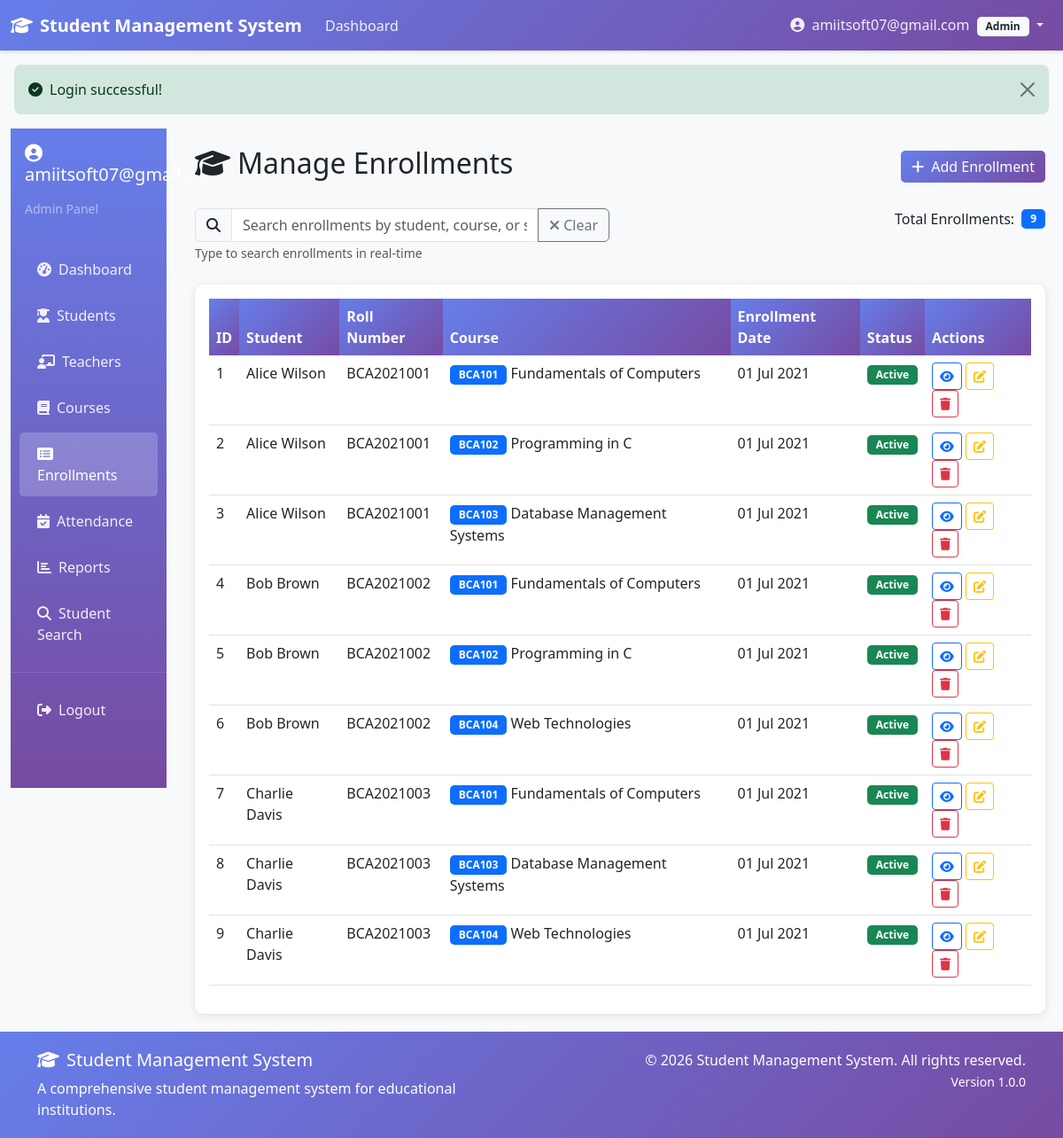
Page /admin/enrollments.php (signed in) on the committed database.
### tables this page shows
CREATE TABLE enrollments (
    id INT AUTO_INCREMENT PRIMARY KEY,
    student_id INT NOT NULL COMMENT 'Enrolled student',
    course_id INT NOT NULL COMMENT 'Course enrolled in',
    enrollment_date DATE NOT NULL COMMENT 'Date of enrollment',
    status ENUM('active', 'completed', 'dropped', 'suspended') DEFAULT 'active' COMMENT 'Enrollment status',
    enrollment_type ENUM('regular', 'late', 'transfer') DEFAULT 'regular' COMMENT 'Type of enrollment',
    fees_paid DECIMAL(10,2) DEFAULT 0.00 COMMENT 'Fees paid amount',
    fees_total DECIMAL(10,2) DEFAULT 0.00 COMMENT 'Total fees amount',
    payment_status ENUM('pending', 'partial', 'completed', 'waived') DEFAULT 'pending' COMMENT 'Payment status',
    grade_obtained VARCHAR(10) DEFAULT NULL COMMENT 'Final grade obtained',
    grade_points DECIMAL(5,2) DEFAULT NULL COMMENT 'Grade points earned',
    attendance_percentage DECIMAL(5,2) DEFAULT NULL COMMENT 'Overall attendance percentage',
    completion_date DATE DEFAULT NULL COMMENT 'Course completion date',
    dropout_date DATE DEFAULT NULL COMMENT 'Date of dropout if applicable',
    dropout_reason TEXT DEFAULT NULL COMMENT 'Reason for dropping',
    created_at TIMESTAMP DEFAULT CURRENT_TIMESTAMP COMMENT 'Enrollment creation time',
    updated_at TIMESTAMP DEFAULT CURRENT_TIMESTAMP ON UPDATE CURRENT_TIMESTAMP COMMENT 'Last update time',
    
     
    FOREIGN KEY (student_id) REFERENCES students(id) ON DELETE CASCADE,
    FOREIGN KEY (course_id) REFERENCES courses(id) ON DELETE CASCADE,
    
     
    UNIQUE KEY unique_enrollment (student_id, course_id),
    
     
    INDEX idx_enrollment_date (enrollment_date),
    INDEX idx_status (status),
    INDEX idx_student_course (student_id, course_id)
);

CREATE TABLE students (
    id INT AUTO_INCREMENT PRIMARY KEY,
    user_id INT UNIQUE NOT NULL COMMENT 'Link to users table',
    first_name VARCHAR(50) NOT NULL COMMENT 'Student first name',
    last_name VARCHAR(50) NOT NULL COMMENT 'Student last name',
    roll_number VARCHAR(20) UNIQUE NOT NULL COMMENT 'Unique roll number (e.g., BCA2021001)',
    date_of_birth DATE NOT NULL COMMENT 'Student date of birth',
    gender ENUM('male', 'female', 'other') NOT NULL COMMENT 'Student gender',
    phone VARCHAR(15) DEFAULT NULL COMMENT 'Contact phone number',
    address TEXT DEFAULT NULL COMMENT 'Residential address',
    enrollment_date DATE NOT NULL COMMENT 'Date of enrollment in institution',
    batch_year VARCHAR(10) DEFAULT NULL COMMENT 'Academic batch year',
    semester VARCHAR(20) DEFAULT NULL COMMENT 'Current semester',
    section VARCHAR(10) DEFAULT NULL COMMENT 'Class section',
    blood_group VARCHAR(5) DEFAULT NULL COMMENT 'Blood group for medical records',
    nationality VARCHAR(50) DEFAULT NULL COMMENT 'Student nationality',
    religion VARCHAR(50) DEFAULT NULL COMMENT 'Student religion',
    category ENUM('general', 'sc', 'st', 'obc', 'other') DEFAULT 'general' COMMENT 'Student category',
    admission_type ENUM('regular', 'management', 'nri', 'other') DEFAULT 'regular' COMMENT 'Type of admission',
    father_name VARCHAR(50) DEFAULT NULL COMMENT 'Father name',
    mother_name VARCHAR(50) DEFAULT NULL COMMENT 'Mother name',
    guardian_name VARCHAR(50) DEFAULT NULL COMMENT 'Guardian name',
    parent_phone VARCHAR(15) DEFAULT NULL COMMENT 'Parent/guardian contact',
    parent_email VARCHAR(100) DEFAULT NULL COMMENT 'Parent/guardian email',
    emergency_contact VARCHAR(15) DEFAULT NULL COMMENT 'Emergency contact number',
    created_at TIMESTAMP DEFAULT CURRENT_TIMESTAMP COMMENT 'Record creation time',
    updated_at TIMESTAMP DEFAULT CURRENT_TIMESTAMP ON UPDATE CURRENT_TIMESTAMP COMMENT 'Last update time',
    
     
    FOREIGN KEY (user_id) REFERENCES users(id) ON DELETE CASCADE,
    
     
    INDEX idx_roll_number (roll_number),
    INDEX idx_batch_year (batch_year),
    INDEX idx_enrollment_date (enrollment_date),
    INDEX idx_first_name (first_name),
    INDEX idx_last_name (last_name)
);

CREATE TABLE courses (
    id INT AUTO_INCREMENT PRIMARY KEY,
    course_code VARCHAR(20) UNIQUE NOT NULL COMMENT 'Unique course identifier',
    course_name VARCHAR(100) NOT NULL COMMENT 'Course title',
    description TEXT DEFAULT NULL COMMENT 'Course description and objectives',
    credits INT NOT NULL DEFAULT 3 COMMENT 'Course credit hours',
    course_type ENUM('core', 'elective', 'optional') DEFAULT 'core' COMMENT 'Course type',
    department_id INT DEFAULT NULL COMMENT 'Department offering this course',
    semester VARCHAR(20) DEFAULT NULL COMMENT 'Semester offering',
    academic_year VARCHAR(10) DEFAULT NULL COMMENT 'Academic year',
    max_students INT DEFAULT 50 COMMENT 'Maximum students allowed',
    current_students INT DEFAULT 0 COMMENT 'Currently enrolled students',
    prerequisites TEXT DEFAULT NULL COMMENT 'Course prerequisites',
    learning_outcomes TEXT DEFAULT NULL COMMENT 'Learning outcomes',
    syllabus TEXT DEFAULT NULL COMMENT 'Course syllabus',
    teacher_id INT DEFAULT NULL COMMENT 'Assigned teacher',
    is_active BOOLEAN DEFAULT TRUE COMMENT 'Course status',
    created_at TIMESTAMP DEFAULT CURRENT_TIMESTAMP COMMENT 'Course creation time',
    updated_at TIMESTAMP DEFAULT CURRENT_TIMESTAMP ON UPDATE CURRENT_TIMESTAMP COMMENT 'Last update time',
    
     
    FOREIGN KEY (department_id) REFERENCES departments(id) ON DELETE SET NULL,
    FOREIGN KEY (teacher_id) REFERENCES teachers(id) ON DELETE SET NULL,
    
     
    INDEX idx_course_code (course_code),
    INDEX idx_course_name (course_name),
    INDEX idx_semester (semester),
    INDEX idx_academic_year (academic_year)
);

### config/config.php (called while the page is built, shortened)
<?php
function formatDate($date) {
    return date('d M Y', strtotime($date));
}
?>

### admin/enrollments.php (the view, shortened to what this page needs)
<?php
require_once __DIR__ . '/../config/config.php';
$enrollments = [];
try {
    $pdo = getDBConnection();
    $stmt = $pdo->query("
        SELECT e.*, s.first_name, s.last_name, s.roll_number,
               c.course_code, c.course_name, c.credits
        FROM enrollments e
        JOIN students s ON e.student_id = s.id
        JOIN courses c ON e.course_id = c.id
        ORDER BY e.id ASC
    ");
    $enrollments = $stmt->fetchAll();
} catch (PDOException $e) {
    setErrorMessage('Database error: ' . $e->getMessage());
}
?>
<?php include __DIR__ . '/../includes/header.php'; ?>
<div class="container-fluid">
    <div class="row">
        <div class="col-md-3 col-lg-2 d-none d-md-block">
            <?php include __DIR__ . '/../includes/sidebar.php'; ?>
        </div>
        <div class="col-md-9 col-lg-10 main-content">
            <div class="d-flex justify-content-between align-items-center mb-4">
                <h2><i class="fas fa-graduation-cap me-2"></i>Manage Enrollments</h2>
                <button class="btn btn-primary" data-bs-toggle="modal" data-bs-target="#addEnrollmentModal">
                    <i class="fas fa-plus me-2"></i>Add Enrollment
                </button>
            </div>
            <div class="row mb-4">
                <div class="col-md-6">
                    <div class="input-group">
                        <span class="input-group-text">
                            <i class="fas fa-search"></i>
                        </span>
                        <input type="text" class="form-control" id="enrollmentSearch" placeholder="Search enrollments by student, course, or status...">
                        <button class="btn btn-outline-secondary" type="button" id="clearEnrollmentSearch">
                            <i class="fas fa-times"></i> Clear
                        </button>
                    </div>
                    <small class="text-muted">Type to search enrollments in real-time</small>
                </div>
                <div class="col-md-6">
                    <div class="d-flex align-items-center justify-content-end">
                        <span class="me-2">Total Enrollments:</span>
                        <span class="badge bg-primary" id="enrollmentCount">0</span>
                    </div>
                </div>
            </div>
            <div class="card">
                <div class="card-body">
                    <?php if (!empty($enrollments)): ?>
                        <div class="table-responsive">
                            <table class="table table-hover" id="enrollmentsTable">
                                <thead>
                                    <tr>
                                        <th>ID</th>
                                        <th>Student</th>
                                        <th>Roll Number</th>
                                        <th>Course</th>
                                        <th>Enrollment Date</th>
                                        <th>Status</th>
                                        <th>Actions</th>
                                    </tr>
                                </thead>
                                <tbody>
                                    <?php foreach ($enrollments as $enrollment): ?>
                                        <tr class="enrollment-row"
                                            data-id="<?php echo $enrollment['id']; ?>"
                                            data-student="<?php echo htmlspecialchars(strtolower($enrollment['first_name'] . ' ' . $enrollment['last_name'])); ?>"
                                            data-roll="<?php echo htmlspecialchars(strtolower($enrollment['roll_number'])); ?>"
                                            data-course="<?php echo htmlspecialchars(strtolower($enrollment['course_code'] . ' ' . $enrollment['course_name'])); ?>"
                                            data-date="<?php echo formatDate($enrollment['enrollment_date']); ?>"
                                            data-status="<?php echo htmlspecialchars(strtolower($enrollment['status'])); ?>"
                                            data-search-text="<?php echo htmlspecialchars(strtolower($enrollment['first_name'] . ' ' . $enrollment['last_name'] . ' ' . $enrollment['roll_number'] . ' ' . $enrollment['course_code'] . ' ' . $enrollment['course_name'] . ' ' . formatDate($enrollment['enrollment_date']) . ' ' . $enrollment['status'])); ?>">
                                            <td><?php echo $enrollment['id']; ?></td>
                                            <td><?php echo htmlspecialchars($enrollment['first_name'] . ' ' . $enrollment['last_name']); ?></td>
                                            <td><?php echo htmlspecialchars($enrollment['roll_number']); ?></td>
                                            <td>
                                                <span class="badge bg-primary"><?php echo htmlspecialchars($enrollment['course_code']); ?></span>
                                                <?php echo htmlspecialchars($enrollment['course_name']); ?>
                                            </td>
                                            <td><?php echo formatDate($enrollment['enrollment_date']); ?></td>
                                            <td>
                                                <?php
                                                $statusClass = '';
                                                switch($enrollment['status']) {
                                                    case 'active':
                                                        $statusClass = 'bg-success';
                                                        break;
                                                }
                                                ?>
                                                <span class="badge <?php echo $statusClass; ?>">
                                                    <?php echo ucfirst($enrollment['status']); ?>
                                                </span>
                                            </td>
                                            <td>
                                                <button class="btn btn-sm btn-outline-primary" onclick="viewEnrollment(<?php echo $enrollment['id']; ?>)">
                                                    <i class="fas fa-eye"></i>
                                                </button>
                                                <button class="btn btn-sm btn-outline-warning" onclick="editEnrollment(<?php echo $enrollment['id']; ?>)">
                                                    <i class="fas fa-edit"></i>
                                                </button>
                                                <form method="POST" style="display: inline;" onsubmit="return confirmDelete('Are you sure you want to delete this enrollment?')">
                                                    <button type="submit" class="btn btn-sm btn-outline-danger">
                                                        <i class="fas fa-trash"></i>
                                                    </button>
                                                </form>
                                            </td>
                                        </tr>
                                    <?php endforeach; ?>
                                </tbody>
                            </table>
                        </div>
                    <?php endif; ?>
                </div>
            </div>
        </div>
    </div>
</div>
<?php include __DIR__ . '/../includes/footer.php'; ?>

### includes/header.php (style rules this page uses)
:root { --primary-color: #667eea; --secondary-color: #764ba2; --success-color: #28a745; --danger-color: #dc3545; --warning-color: #ffc107; --info-color: #17a2b8; }
body { font-family: 'Segoe UI', Tahoma, Geneva, Verdana, sans-serif; background-color: #f8f9fa; }
.card { border: none; border-radius: 10px; box-shadow: 0 2px 10px rgba(0,0,0,0.1); transition: transform 0.3s ease, box-shadow 0.3s ease; }
.btn-primary { background: linear-gradient(135deg, var(--primary-color) 0%, var(--secondary-color) 100%); border: none; border-radius: 5px; transition: all 0.3s ease; }
.main-content { padding: 20px; }
.table thead th { background: linear-gradient(135deg, var(--primary-color) 0%, var(--secondary-color) 100%); color: white; border: none; }
.badge { padding: 5px 10px; border-radius: 5px; }

### rows in the picture
enrollments: id "1", student.last_name "Alice Wilson", student.roll_number "BCA2021001", course.course_code "BCA101", course.course_name "Fundamentals of Computers", enrollment_date "01 Jul 2021", status "Active"
enrollments: id "2", student.last_name "Alice Wilson", student.roll_number "BCA2021001", course.course_code "BCA102", course.course_name "Programming in C", enrollment_date "01 Jul 2021", status "Active"
enrollments: id "3", student.last_name "Alice Wilson", student.roll_number "BCA2021001", course.course_code "BCA103", course.course_name "Database Management Systems", enrollment_date "01 Jul 2021", status "Active"
enrollments: id "4", student.last_name "Bob Brown", student.roll_number "BCA2021002", course.course_code "BCA101", course.course_name "Fundamentals of Computers", enrollment_date "01 Jul 2021", status "Active"
enrollments: id "5", student.last_name "Bob Brown", student.roll_number "BCA2021002", course.course_code "BCA102", course.course_name "Programming in C", enrollment_date "01 Jul 2021", status "Active"
enrollments: id "6", student.last_name "Bob Brown", student.roll_number "BCA2021002", course.course_code "BCA104", course.course_name "Web Technologies", enrollment_date "01 Jul 2021", status "Active"
enrollments: id "7", student.last_name "Charlie Davis", student.roll_number "BCA2021003", course.course_code "BCA101", course.course_name "Fundamentals of Computers", enrollment_date "01 Jul 2021", status "Active"
enrollments: id "8", student.last_name "Charlie Davis", student.roll_number "BCA2021003", course.course_code "BCA103", course.course_name "Database Management Systems", enrollment_date "01 Jul 2021", status "Active"
enrollments: id "9", student.last_name "Charlie Davis", student.roll_number "BCA2021003", course.course_code "BCA104", course.course_name "Web Technologies", enrollment_date "01 Jul 2021", status "Active"

### other values in the picture
APP_NAME "Student Management System"
$_SESSION['username'] "amiitsoft07@gmail.com"
getUserRole() "Admin"
$successMessage "Login successful!"
$role "Admin"
APP_VERSION "1.0.0"
